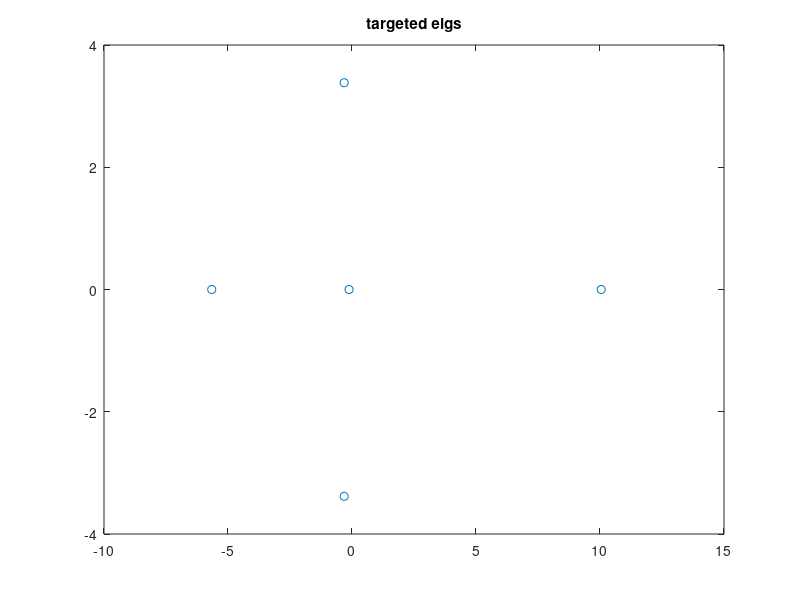

The MATLAB source for this figure: (Note: this script raises an error after producing the figure.)
% example 14 order 3
% T(lambda) = lambda - A_0 - A_1 e^(-lambda*tau)
clear; clc

A(:,:,1) = [ -0.8498,    0.1479,    44.37;
              0.003756, -0.2805,   -229.2;
             -0.1754,   0.02296, -0.3608 ];
A(:,:,2) = eye(3);
A(:,:,3) = [ 0.28,  0,     0;
             0,    -0.28,  0;
             0,     0,     0 ];
tau = 1;

%%% compute initial pair
A0 = [ -0.8498,    0.1479,    44.37;
        0.003756, -0.2805,  -229.2;
       -0.1754,    0.02296,  -0.3608 ];
A1 = [ 0.28,  0,     0;
       0,    -0.28,  0;
       0,     0,     0 ];
[~, eig] = polyeig(-(A0+A1), eye(3)+A1, -A1/2);
figure(1)

plot(eig,'o')
title("targeted eigs")
hold on

% Filter out eigenvalues with real parts less than 1 
% and find the top 4 with the largest real parts from them
idx_less_than_1 = find(real(eig) < 1);
[~, relative_top_idx] = maxk(real(eig(idx_less_than_1)), 4);
idx = idx_less_than_1(relative_top_idx);
eig = maxk(eig(real(eig) < 1), 4, 'ComparisonMethod', 'real');
plot(eig)
hold off


%%% Main Alg
n = 3; k = 4; l = 2;
S = diag(eig);
[W, X, S, res] = initialPair(A, @f, S, l);
WW = zeros(n,k,l);
for i = 1:l
    WW(:,:,i) = W((i-1)*n + (1:n),:);
end
W = WW;

iterMax = 20;
tol = 1e-10;
Res = zeros(iterMax+1,1);
stepLength = zeros(iterMax+1,1);

for iter = 1:iterMax
    [RT, res] = resT(A, @f, X, S);
    fprintf('Iteration %d, residual = %.5e\n', iter-1, res);
%     if  res < tol
%         break
%     end
    Res(iter) = res;
    RV = zeros(k);
    [U, RR] = schur(S);
    [dX, dS] = nlevp_newtonstep( A, @f, X*U, RR, WW, RT*U, RV );
    dX = dX * U';
    dS = U * dS * U';
    % use armijo rule
    [j, tau] = armijoRule(A, @f, X, S, dX, dS, res);
    fprintf("step_length = %g\n", tau);
    stepLength(iter) = tau;
    X = X - dX * tau;
    S = S - dS * tau;
    % Orthogonalization progress
    V = zeros(n*l,k);
    V(1:n,:) = X;
    for i = 1:l-1
        V(i*n + (1:n), :) =  V((i-1)*n + (1:n),:) * S;
    end
    [W, R] = qr(V,"econ");
    V = zeros(n,k,l);
    for i = 1:l
        V(:,:,i) = W((i-1)*n + (1:n),:);
    end
    W = V;
    X = X/R;
    S = (R * S)/R;
end
fprintf('final iteration %d, residual = %.5e\n', iter, res);

figure(2)
semilogy(Res)
xlabel("iteration")
ylabel("Residual")






function F = f(j,M)
    switch j
        case 1
            F = - eye(size(M,1));
        case 2
            F = M;
        case 3
            F = -expm(-M);
    end
end
